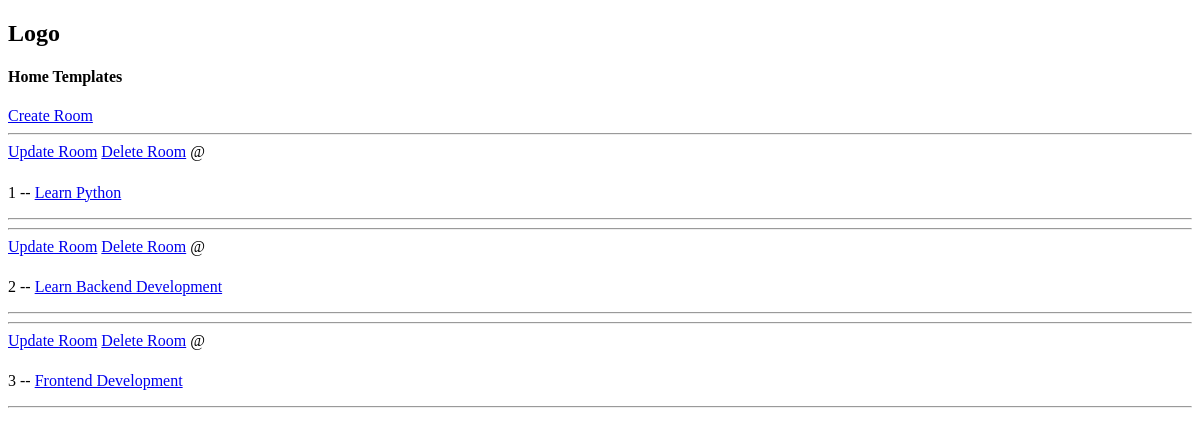
The app's page /, older data.
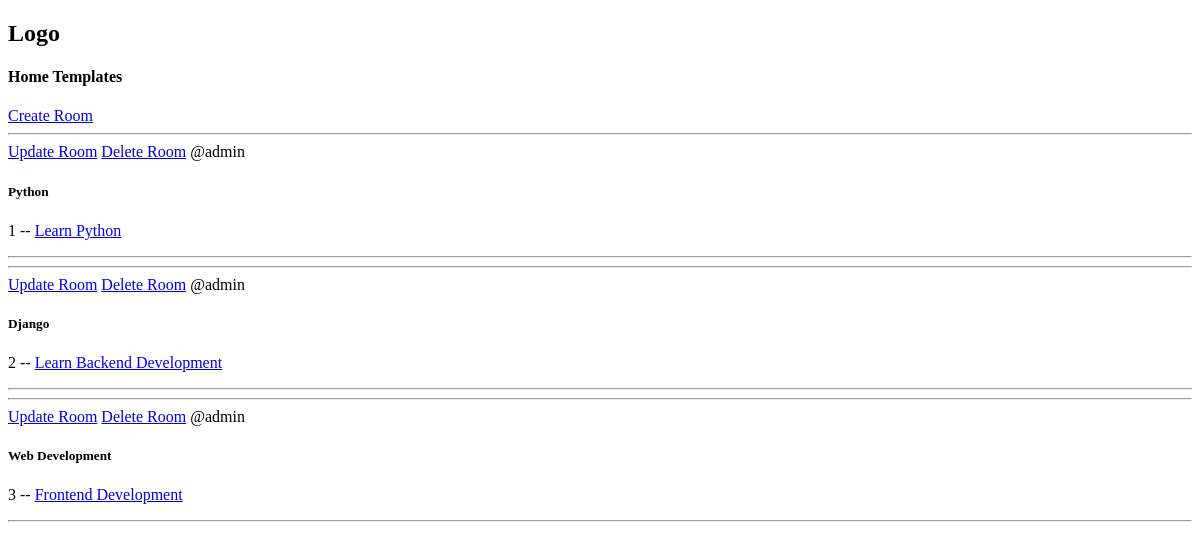
The same page, newer data.
### base/models.py (models this page shows, shortened)
class Room(models.Model):
    host = models.ForeignKey(User,on_delete=models.SET_NULL, null=True)
    topic = models.ForeignKey(Topic,on_delete=models.SET_NULL, null=True)
    name = models.CharField(max_length=200)
    description = models.TextField(null=True,blank=True)
    updated = models.DateTimeField(auto_now=True)
    created = models.DateTimeField(auto_now_add=True)

class Topic(models.Model):
    name = models.CharField(max_length=200)

### base/views.py (the view)
def home(request):
    rooms = Room.objects.all()
    context = {'rooms': rooms}
    return render(request,'base/home.html',context)

### base/templates/base/home.html
{% extends 'main.html' %}
{% block content %}
<h4>Home Templates</h4>
<div>
    <a href="{% url 'create-room' %}">Create Room</a>
    {% for room in rooms %}
        <div>
            <hr>
            <a href="{% url 'update-room' room.id %}">Update Room</a>
            <a href="{% url 'delete-room' room.id %}">Delete Room</a>
            <span>@{{ room.host.username }}</span>
            <h5> {{ room.topic.name }} </h5>
            <p>{{room.id}} -- <a href="/room/{{room.id}}">{{room.name}}</a> </p>
        <hr>
        </div>
    {% endfor %}
</div>
{% endblock  %}

### templates/main.html (shortened to what this page needs)
<!DOCTYPE html>
<html lang="en">
<head>
</head>
<body>
    {% include 'navbar.html' %}
    {% block content %}
    {% endblock  %}
</body>
</html>

### templates/navbar.html
<h2>Logo</h2>

Row changes from the older to the newer data that the page shows:
changed Room "Learn Python": host.username (not shown) → "admin"; topic.name (not shown) → "Python"
changed Room "Learn Backend Development": host.username (not shown) → "admin"; topic.name (not shown) → "Django"
changed Room "Frontend Development": host.username (not shown) → "admin"; topic.name (not shown) → "Web Development"
